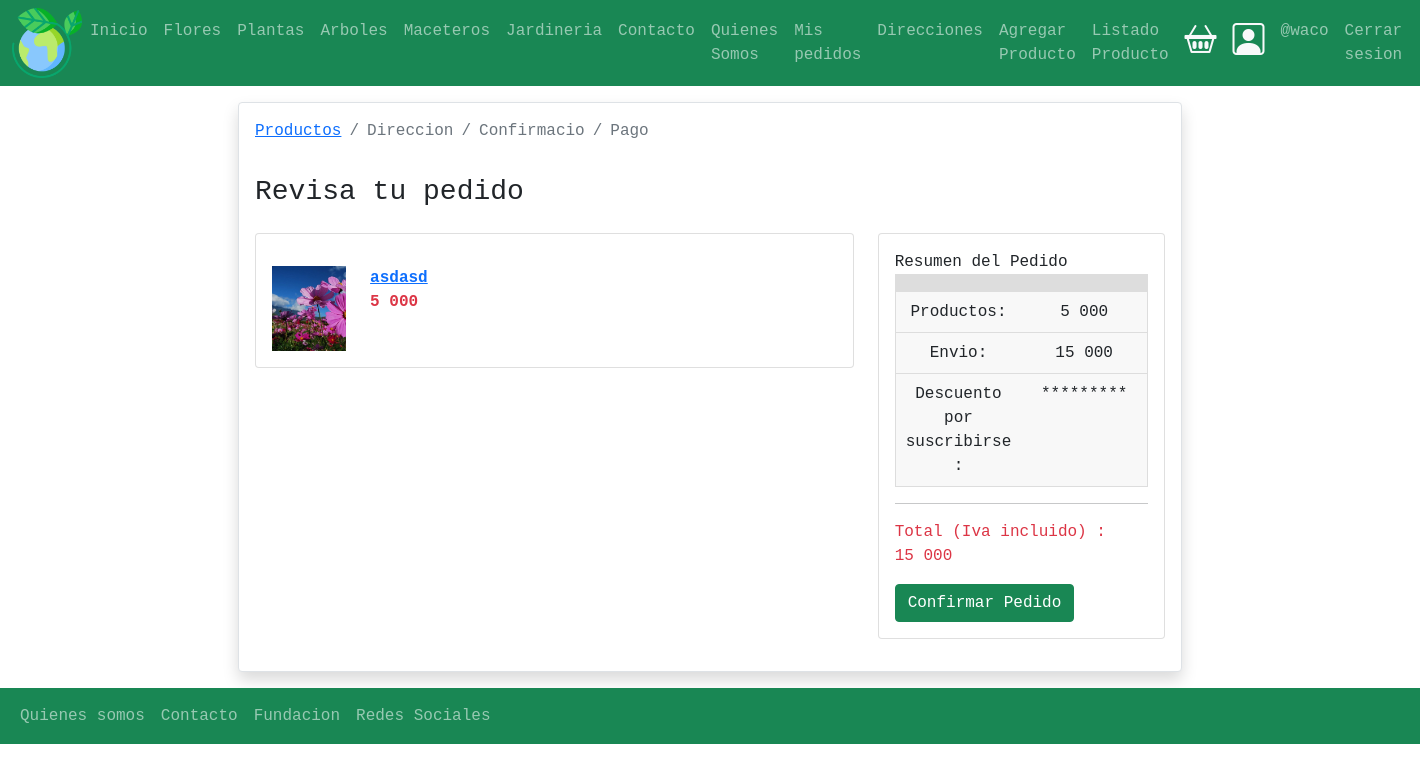
The page /orden/ (signed in) on the database as committed earlier.
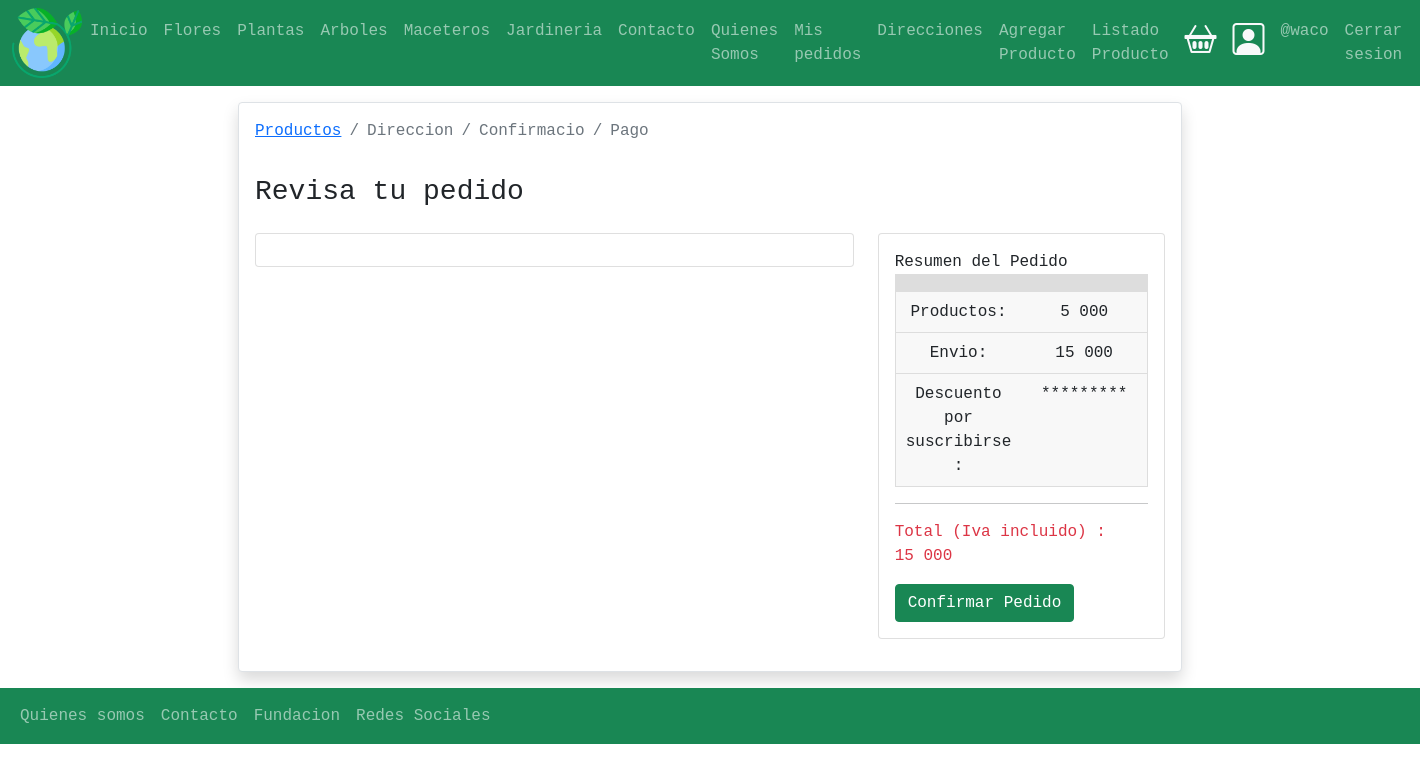
The same page on the database as committed later.
### productos/models.py (models this page shows, shortened)
class Producto(models.Model):
    usuario = models.ForeignKey(User, null=False, blank=False, on_delete=models.PROTECT)
    nombre =  models.CharField(max_length=50)
    imagen = models.ImageField(upload_to="productos",null=False, blank=False)
    descripcion = models.TextField()
    precio = models.IntegerField(default=0)
    slug = models.SlugField(null=False, blank=False , unique=True)
    creacion = models.DateTimeField(auto_now_add=True)
    categoria =  models.ForeignKey(Categoria, on_delete=models.PROTECT)

### ordenes/views.py (the view)
# urls.py: path('',views.orden, name="orden"),
@login_required(login_url='login')
def orden(request):
    usuario = request.user if request.user.is_authenticated else None
    carrito_id = request.session.get('carrito_id')
    carrito = Carrito.objects.filter(id = carrito_id).first()
    if carrito is None:
        carrito = Carrito.objects.create(usuario = usuario)
    if usuario and carrito.usuario is None:
        carrito.usuario = usuario
        carrito.save()
    request.session['carrito_id'] = carrito.id
    orden = Ordenes.objects.filter(carrito = carrito).first()
    if orden is None and request.user.is_authenticated:
        orden = Ordenes.objects.create(carrito = carrito, usuario = request.user)
    if orden:
        request.session['orden_id'] = orden.orden_id
    return render(request, 'ordenes/orden.html',{
        'carrito':carrito,
        'orden' :orden ,
        'breadcrumb' : breadcrumb()
        })

### ordenes/utilis.py (called while the page is built)
def breadcrumb(productos = True, direccion = False , confirmacion = False, pago = False):
    return [
        {'title': 'Productos', 'active':productos , 'url':reverse('ordenes:orden')},
        {'title': 'Direccion', 'active':direccion , 'url':reverse('ordenes:direccion')},
        {'title': 'Confirmacio', 'active':confirmacion , 'url':reverse('ordenes:confirmacion')},
        {'title': 'Pago', 'active':pago , 'url':reverse('ordenes:orden')},
    ]

### ordenes/templates/ordenes/orden.html
{% extends 'base.html' %}
{% block contenido %}
<div class="container">
    <div class="card border rounded shadow p-3 m-3">
        {% block breadcrum%}
        {% include 'ordenes/snippets/breadcrum.html'%}
        {% endblock %}
        <div class="h3 mt-3">
            Revisa tu pedido
        </div>
        <div class="row">
            <div class="col-8">
                <div class="card mt-3 mb-3">
                    <div class="card-body">
                        {% for producto in carrito.productos.all %}
                        {% include 'ordenes/snippets/producto.html' %}
                        {% endfor %}
                    </div>
                </div>
            </div>
            <div class="col-4">
                {% url 'ordenes:direccion' as next_url %}
                {% include 'ordenes/snippets/resumen.html' with next_url=next_url   %}
            </div>
        </div>
    </div>
</div>
{% endblock contenido %}

### ordenes/templates/ordenes/snippets/producto.html
{% load humanize %}
<div class="row mt-3">
    <div class="col-2 ">
        {% if producto.imagen %}
            <img src="{{ producto.imagen.url }}" alt="imagen del producto" class="img-fluid" width="200" height="200">
        {% endif %}
    </div>
    <div class="col-2 ">
        <div class="row">
            <strong>
                <a href="{% url 'productos:producto' producto.slug%}"> {{ producto.nombre}}</a>
            </strong>
        </div>
        <div class="row">
            <strong class="text-danger">{{ producto.precio | intcomma }}</strong>
        </div>
    </div>
</div>

Rows that differ between the two databases and show on the page:
removed Producto: imagen (picture), nombre "asdasd", precio "5 000"
